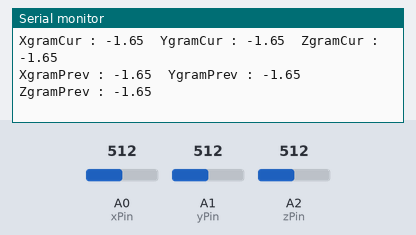
Bench run of a sketch on a simulated Arduino Uno, built with avr-gcc and run on an emulated ATmega328P. Shown: the last lines printed to the serial monitor. The test bench sets the inputs (shaded band); at power-on: A2 (zPin) = 512, A0 (xPin) = 512, A1 (yPin) = 512.

Above: at 7.2 s.
7.3 s: A2 (zPin) set to 532
At 7.58 s:
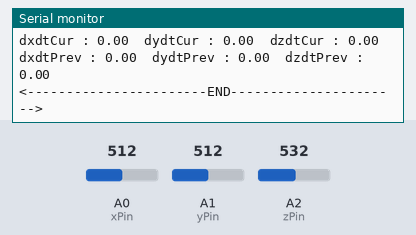
10.3 s: A2 (zPin) set to 564
At 11.29 s:
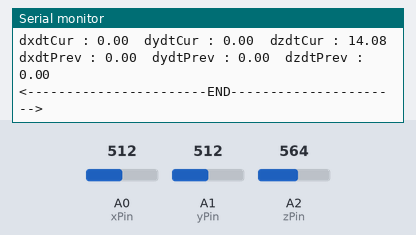
Timing chart, 0 to 13.3 s (numbered marks = the images above; inputs shaded):
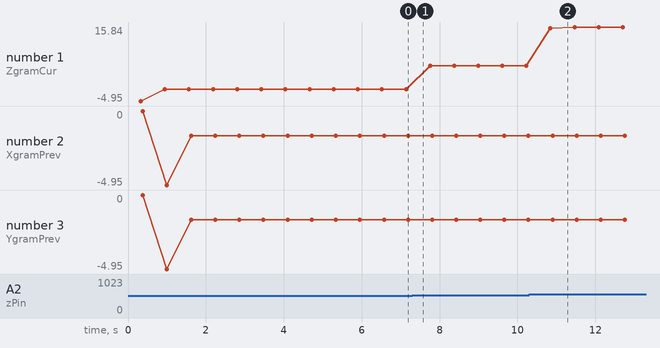

Measured:
- after the input at 10.3 s, the serial monitor: prints a new line after 0.55 s (image 2)
- plotted number 1: -1.65 → 4.95 after the input at 7.3 s, 4.95 → 15.84 after the input at 10.3 s

The sketch:

adxl_All.ino
```cpp
#include<Wire.h>
unsigned int valXCur = 0;
unsigned int valYCur = 0;
unsigned int valZCur = 0;

unsigned int valXPrev = 0;
unsigned int valYPrev = 0;
unsigned int valZPrev = 0;

int xMin = 529;
int xMAx = 526;

int yMin = 532;
int yMax = 532;

int zMin = 425;
int zMax = 630;

float XgramCur = 0.0;
float YgramCur = 0.0;
float ZgramCur = 0.0;

float XgramPrev = 0.0;
float YgramPrev = 0.0;
float ZgramPrev = 0.0;

float sampleInterval = 0.250;
float dxdtCur = 0.0;
float dydtCur = 0.0;
float dzdtCur = 0.0;

float dxdtPrev = 0.0;
float dydtPrev = 0.0;
float dzdtPrev = 0.0;

byte xPin = 0;
byte yPin = 1;
byte zPin = 2;

void setup() {
    analogReference(EXTERNAL);
    Serial.begin(9600);
    valXPrev = analogRead(xPin);
    valYPrev = analogRead(yPin);
    valZPrev = analogRead(zPin);
}

void loop() {

    valXPrev = valXCur;
    valYPrev = valYCur;
    valZPrev = valZCur;

    XgramPrev = XgramCur;
    YgramPrev = YgramCur;
    ZgramPrev = ZgramCur;

    dxdtPrev = dxdtCur;
    dydtPrev = dydtCur;
    dzdtPrev = dzdtCur;

     for(int i=0 ; i<50; i++){
       valXCur += analogRead(xPin);
       valYCur += analogRead(yPin);
       valZCur += analogRead(zPin);
       delay(5);
    }
    valXCur = valXCur/50;
    XgramCur = (valXCur - 527.0)*0.330;

    valYCur = valYCur/50;
    YgramCur = (valYCur - 527.0)*0.330;

    valZCur = valZCur/50;
    //ZgramCur = (valZCur - 527.0)*0.0098;
    ZgramCur = (valZCur - 527.0)*0.330;

    dxdtCur = ( XgramCur - XgramPrev) / (1.0 - sampleInterval);
    dydtCur = ( YgramCur - YgramPrev) / (1.0 - sampleInterval);
    dzdtCur = ( ZgramCur - ZgramPrev) / (1.0 - sampleInterval);
    //findStroke(dxdtCur,dxdtPrev);

    Serial.println("<-----------------------START---------------------->");

    Serial.print("XgramCur : ");
    Serial.print(XgramCur);
    Serial.print("\tYgramCur : ");
    Serial.print(YgramCur);
    Serial.print("\tZgramCur : ");
    Serial.println(ZgramCur);

    Serial.print("XgramPrev : ");
    Serial.print(XgramPrev);
    Serial.print("\tYgramPrev : ");
    Serial.print(YgramPrev);
    Serial.print("\tZgramPrev : ");
    Serial.println(ZgramPrev);

    Serial.print("dxdtCur : ");
    Serial.print(dxdtCur);
    Serial.print("\tdydtCur : ");
    Serial.print(dydtCur);
    Serial.print("\tdzdtCur : ");
    Serial.println(dzdtCur);


    Serial.print("dxdtPrev : ");
    Serial.print(dxdtPrev);
    Serial.print("\tdydtPrev : ");
    Serial.print(dydtPrev);
    Serial.print("\tdzdtPrev : ");
    Serial.println(dzdtPrev);

    Serial.println("<-----------------------END---------------------->");
    delay(100);
}

void findStroke( float dmdtCur, float dmdtPrev)
{

//    if(dmdtCur<0){
//        dmdtCur = -dmdtCur;
//    }
//    if(dmdtPrev<0){
//        dmdtPrev = -dmdtPrev;
//    }
    Serial.println(dmdtCur - dmdtPrev);
}

void sendData(float temp)
{
   unsigned long tempInt = 0;
   String valStr = "";
   tempInt = temp*1000;
   if(tempInt <= 9999){
     valStr = "";
     valStr += "0000";
     valStr += tempInt;
   } else if( tempInt <= 99999 ){
     valStr = "";
     valStr += "000";
     valStr += tempInt;
   } else if( tempInt <= 999999 ){
     valStr = "";
     valStr += "00";
     valStr += tempInt;
   } else if ( tempInt <= 9999999){
      valStr = "";
      valStr += "0";
      valStr += tempInt;
   } else if ( tempInt <= 99999999){
        valStr = "";
        valStr += tempInt;
   }

   int len = valStr.length();
   byte byteT[len+1];
   valStr.getBytes(byteT,len+1);
   for(int i=0;i<len+1;i++){
   Serial.print(byteT[i]);//we will recieve only the ascii value;
   Serial.print("\t");
   }
   Serial.println();
   Wire.write(byteT,len+1);

}
```
